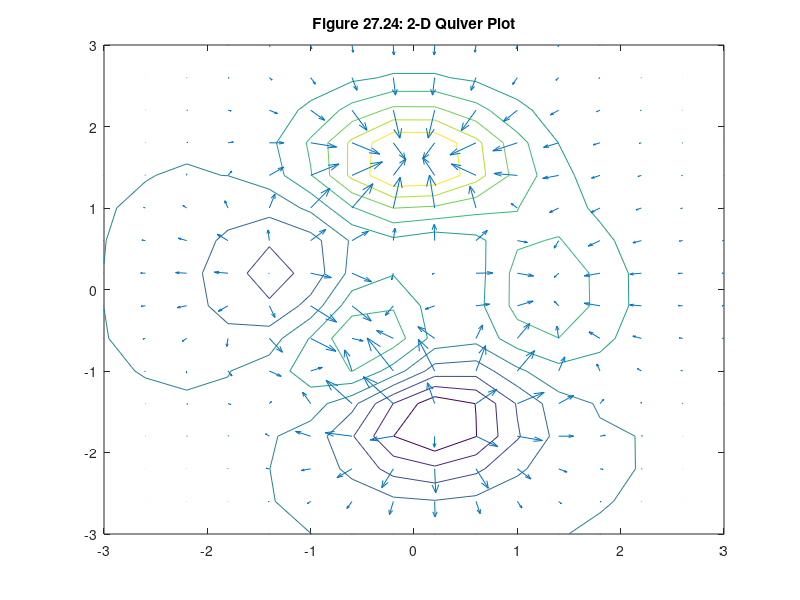

This chart was generated by the following MATLAB code:
[X,Y,Z] = peaks(16);
[DX,DY] = gradient(Z,.5,.5);
contour(X,Y,Z,10)
hold on
quiver(X,Y,DX,DY)
hold off
title('Figure 27.24: 2-D Quiver Plot')
